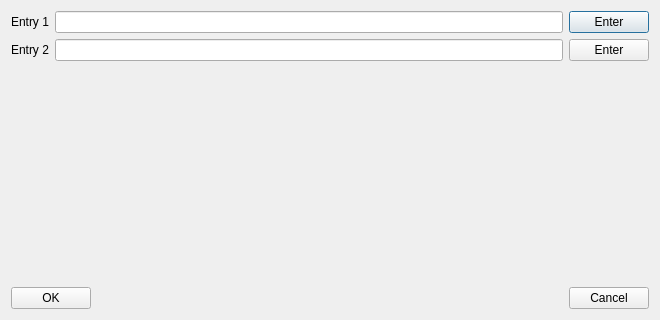
<?xml version="1.0" encoding="UTF-8"?>
<ui version="4.0">
 <class>Dialog</class>
 <widget class="QDialog" name="Dialog">
  <property name="geometry">
   <rect>
    <x>0</x>
    <y>0</y>
    <width>660</width>
    <height>320</height>
   </rect>
  </property>
  <property name="windowTitle">
   <string>Dialog</string>
  </property>
  <layout class="QVBoxLayout" name="verticalLayout">
   <item>
    <layout class="QGridLayout" name="gridLayout">
     <item row="0" column="0">
      <widget class="QLabel" name="label">
       <property name="text">
        <string>Entry 1</string>
       </property>
      </widget>
     </item>
     <item row="0" column="1">
      <widget class="QLineEdit" name="lineEdit"/>
     </item>
     <item row="0" column="2">
      <widget class="QPushButton" name="pushButton">
       <property name="text">
        <string>Enter</string>
       </property>
      </widget>
     </item>
     <item row="1" column="0">
      <widget class="QLabel" name="label_2">
       <property name="text">
        <string>Entry 2</string>
       </property>
      </widget>
     </item>
     <item row="1" column="1">
      <widget class="QLineEdit" name="lineEdit_2"/>
     </item>
     <item row="1" column="2">
      <widget class="QPushButton" name="pushButton_2">
       <property name="text">
        <string>Enter</string>
       </property>
      </widget>
     </item>
    </layout>
   </item>
   <item>
    <spacer name="verticalSpacer">
     <property name="orientation">
      <enum>Qt::Vertical</enum>
     </property>
     <property name="sizeHint" stdset="0">
      <size>
       <width>20</width>
       <height>40</height>
      </size>
     </property>
    </spacer>
   </item>
   <item>
    <layout class="QHBoxLayout" name="horizontalLayout">
     <item>
      <widget class="QPushButton" name="pushButton_3">
       <property name="text">
        <string>OK</string>
       </property>
      </widget>
     </item>
     <item>
      <spacer name="horizontalSpacer">
       <property name="orientation">
        <enum>Qt::Horizontal</enum>
       </property>
       <property name="sizeHint" stdset="0">
        <size>
         <width>40</width>
         <height>20</height>
        </size>
       </property>
      </spacer>
     </item>
     <item>
      <widget class="QPushButton" name="pushButton_4">
       <property name="text">
        <string>Cancel</string>
       </property>
      </widget>
     </item>
    </layout>
   </item>
  </layout>
 </widget>
 <resources/>
 <connections>
  <connection>
   <sender>pushButton_3</sender>
   <signal>clicked()</signal>
   <receiver>Dialog</receiver>
   <slot>accept()</slot>
   <hints>
    <hint type="sourcelabel">
     <x>73</x>
     <y>299</y>
    </hint>
    <hint type="destinationlabel">
     <x>117</x>
     <y>235</y>
    </hint>
   </hints>
  </connection>
  <connection>
   <sender>pushButton_4</sender>
   <signal>clicked()</signal>
   <receiver>Dialog</receiver>
   <slot>reject()</slot>
   <hints>
    <hint type="sourcelabel">
     <x>592</x>
     <y>303</y>
    </hint>
    <hint type="destinationlabel">
     <x>501</x>
     <y>234</y>
    </hint>
   </hints>
  </connection>
 </connections>
</ui>
